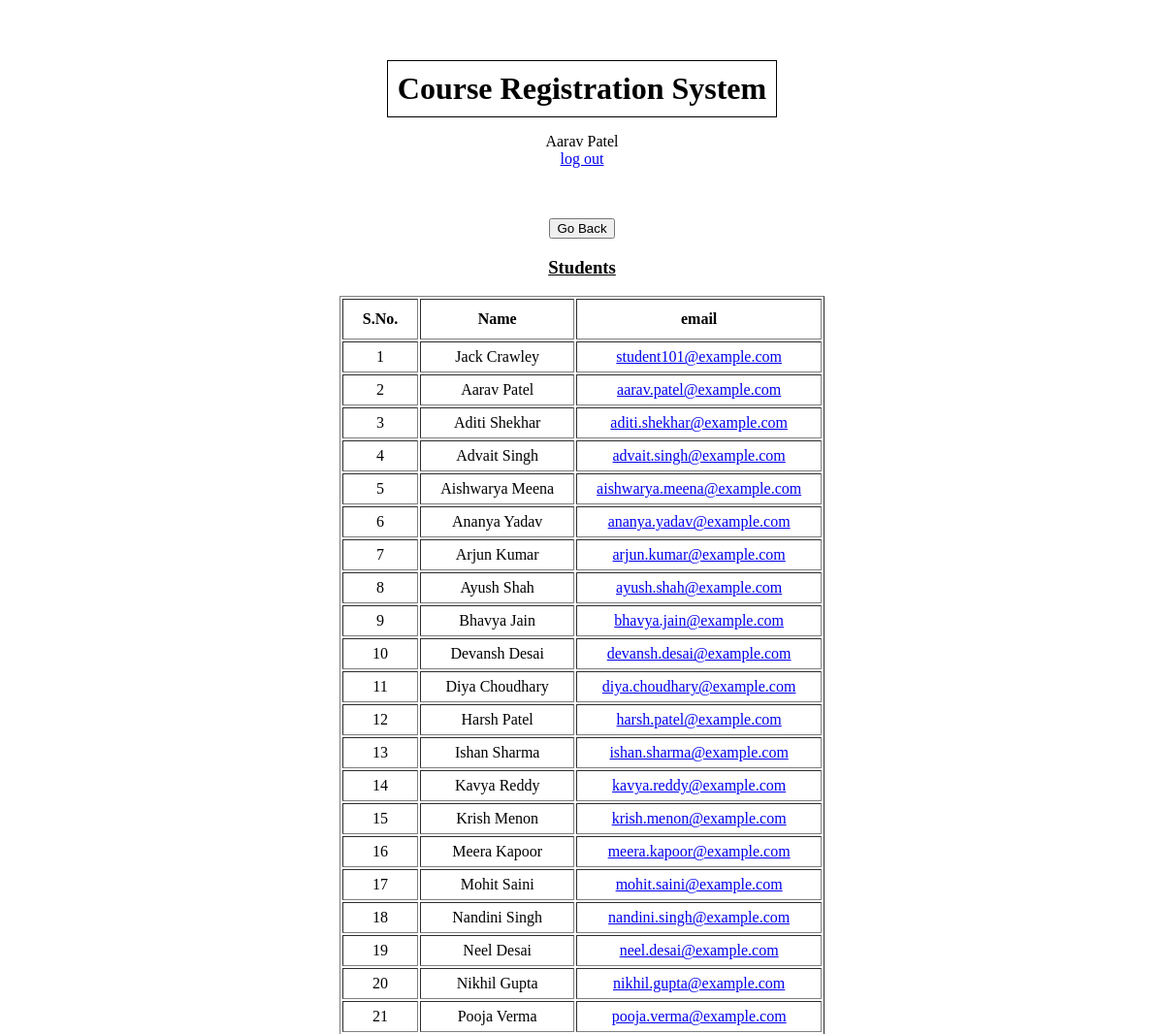
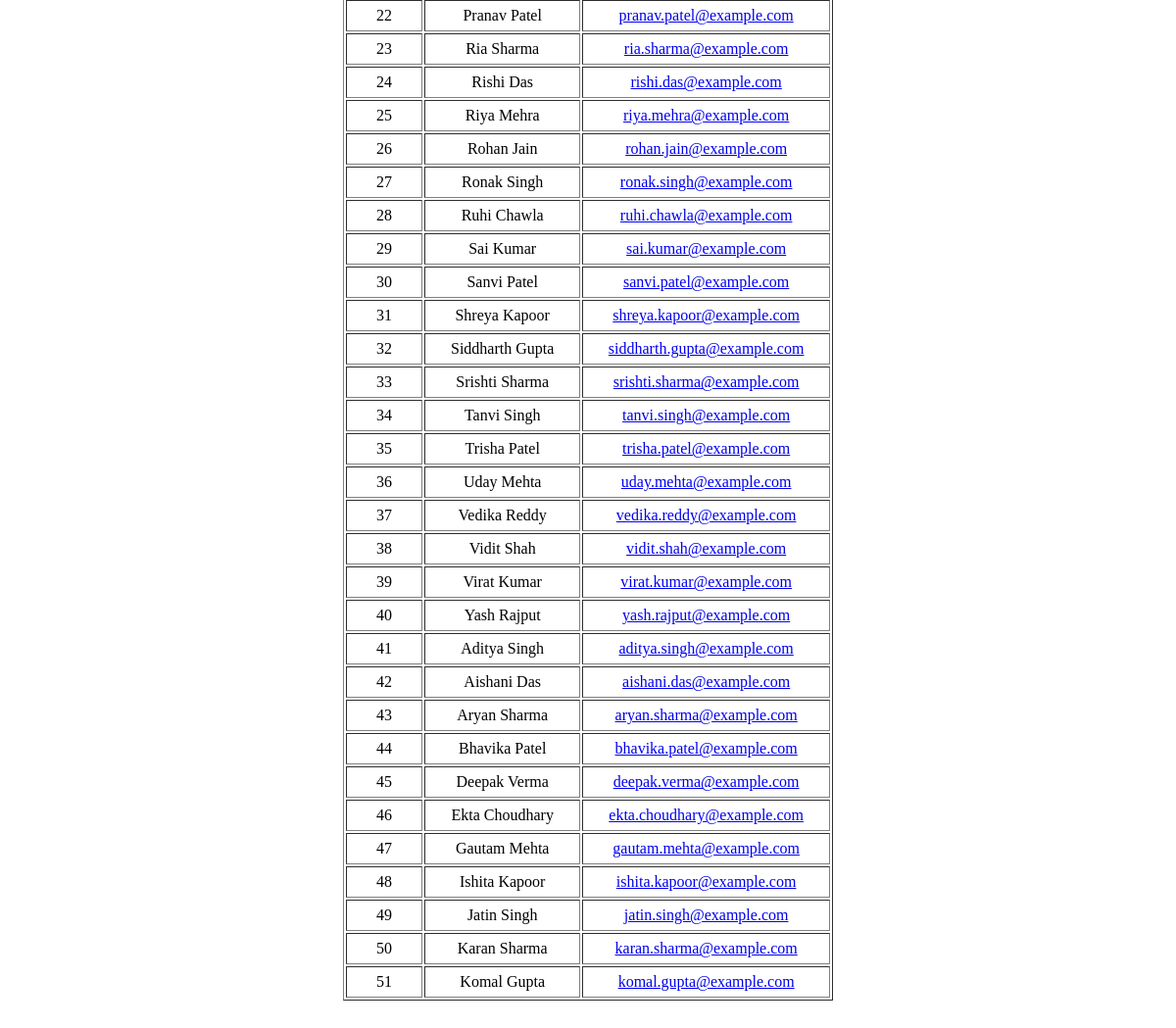
The app's page /registrarHome/allStudents (signed in), older data (2 pictures, top to bottom).
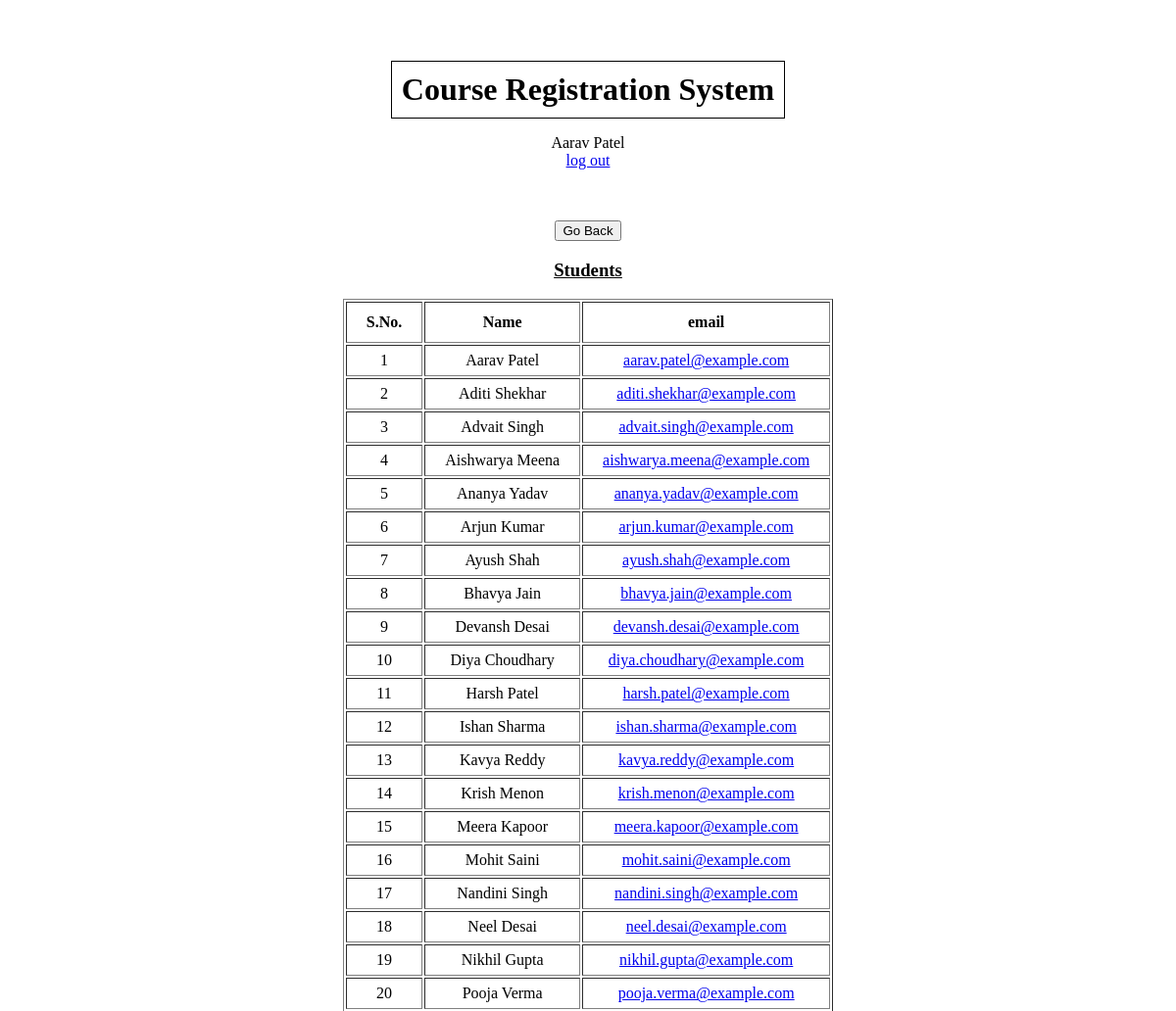
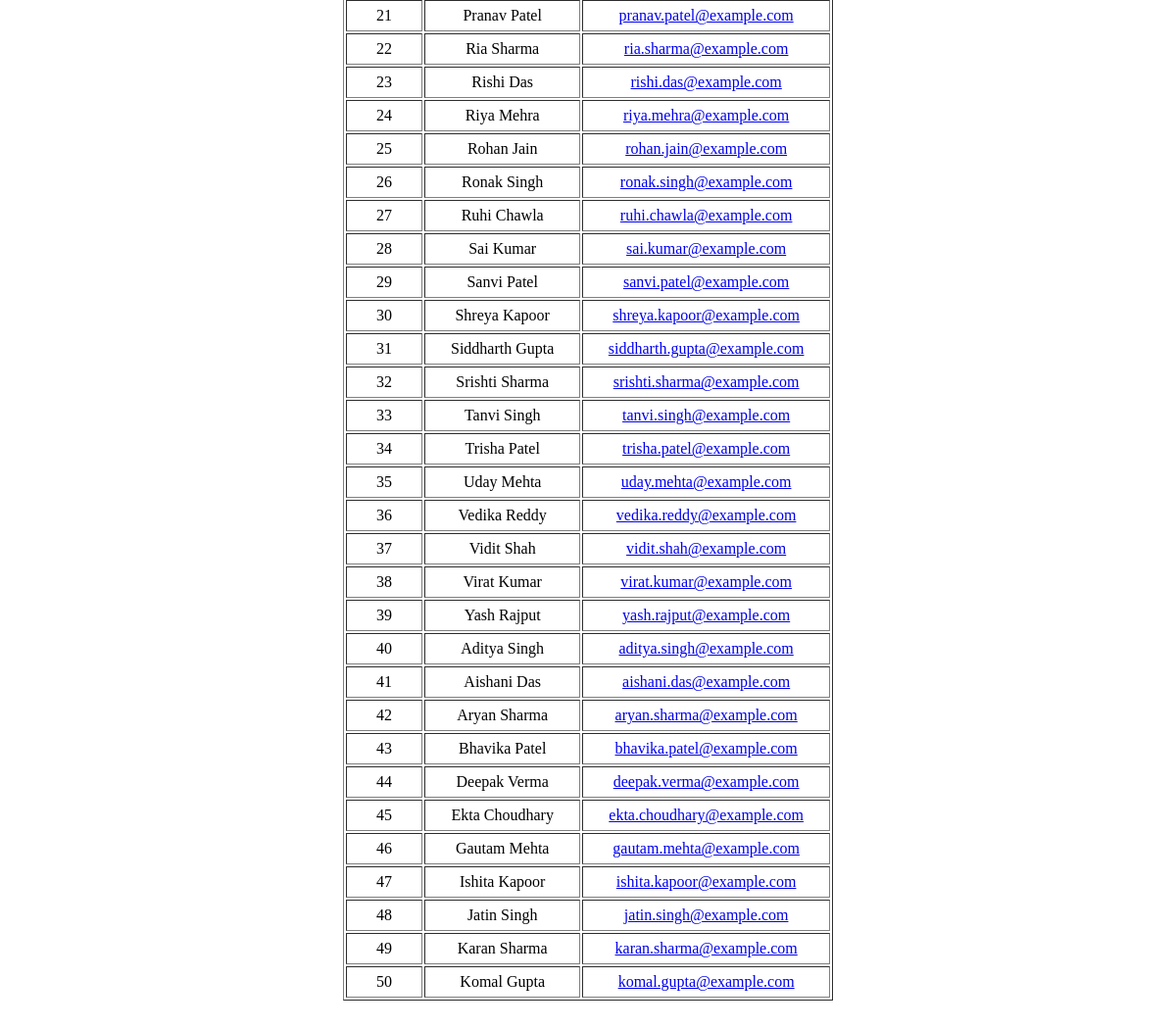
The same page, newer data (2 pictures, top to bottom).
### authentication/models.py (models this page shows)
class User(AbstractUser):
    PROFESSOR = 'Professor'
    STUDENT = 'Student'
    REGISTRAR='Registrar'
    ROLE_CHOICES = (
        (PROFESSOR, 'Professor'),
        (STUDENT, 'Student'),
        (REGISTRAR, 'Registrar'),
    )
    role = models.CharField(max_length=30, choices=ROLE_CHOICES, default='Student')
    email = models.EmailField(unique=True)
    username=None
    USERNAME_FIELD = 'email'
    registration_status=models.BooleanField(default=False)
    REQUIRED_FIELDS = []
    first_name = models.CharField(max_length=20)
    last_name = models.CharField(max_length=20)
    course_count=models.IntegerField(default=0)
    objects = CustomUserManager()

### registrar/views.py (the view)
# urls.py: path('registrarHome/allStudents', registrar.views.all_students, name='allStudents'),
@login_required
def all_students(request):
    students=User.objects.filter(role='Student')
    return render(request, 'registrar/all_students.html', {'students': students})

### templates/registrar/all_students.html (shortened to what this page needs)
{% extends 'base.html' %}
{% block content %}
    <button onclick='goBack()'>Go Back</button>
    <br>
    <div>
        <h3><u>Students</u></h3>
    </div>
    <div>
        <table border = "1" style = "margin: 10px auto; text-align: center;">
            <thead>
                <tr>
                    <th style = "height: 30px;">S.No.</th>
                    <th>Name</th>
                    <th>email</th>
                </tr>
            </thead>
            <tbody>
            {% for student in students %}
                <tr>
                    <td style = "height: 20px;">{{forloop.counter}}</td>
                    <td>{{student.first_name}} {{student.last_name}}</td>
                    <td><a href="mailto:{{student.email}}">{{student.email}}</a></td>
                </tr>
            {% endfor %}
            </tbody>
        </table>
    </div>
    <br><br><br><br><br>
{% endblock content %}

### templates/base.html (shortened to what this page needs)
<!DOCTYPE html>
<html lang="en">
    <head>
    </head>
    <body>
        <br><br><br>
        <h1>Course Registration System</h1>
        {%  if user.is_authenticated %}
            <p>
                {{user.first_name}} {{user.last_name}}<br><a href="{% url 'logout' %}">log out</a>
                <br><br><br>
            </p>
        {% endif %}
        {% block content %} {% endblock content %}
    </body>
</html>

Row changes from the older to the newer data that the page shows:
removed User: first_name "Jack", last_name "Crawley", email "student101@example.com"
